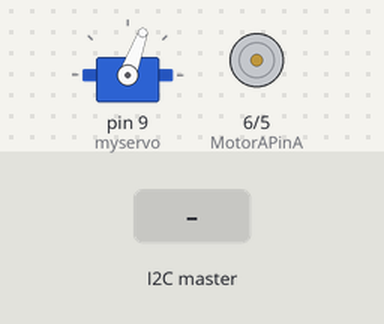
The sketch below on a simulated Arduino Uno, built with avr-gcc and run on an emulated ATmega328P. Parts: servo, motor-driver pin pairs drawn as motors (green arrow = first pin HIGH = forward, orange = second pin HIGH = backward, longer = more drive). Inputs (shaded band) come from the test bench. What the sketch prints to the serial monitor is not drawn.

Above: at 1.2 s.
1.3 s: the I2C master sends the byte 1
At 2.5 s:
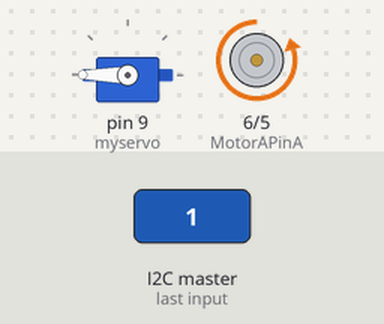
2.8 s: the I2C master sends the byte 90
At 3.6 s:
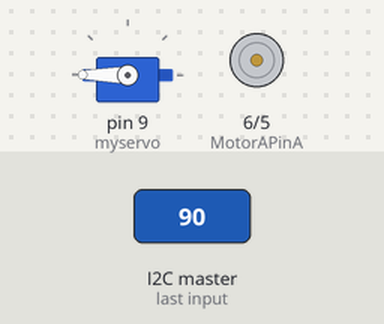
4.3 s: the I2C master sends the byte 200
At 4.8 s:
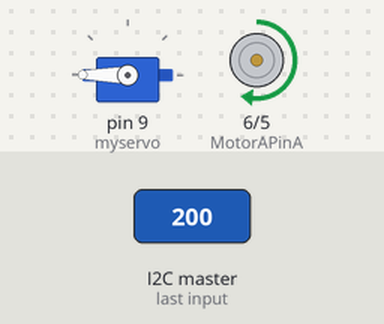
Timing chart, 0 to 7.3 s (numbered marks = the images above; inputs shaded):
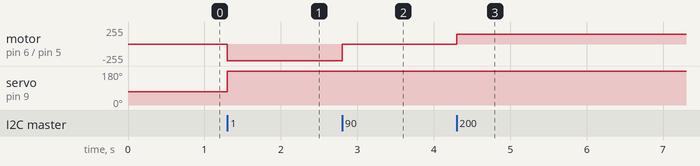

Measured:
- after the input at 1.3 s, motor on pin 6 (MotorAPinA) / pin 5 (MotorAPinB): stopped → backward 251/255 at once; servo on pin 9 (myservo): 70° → 180° at once
- after the input at 2.8 s, motor on pin 6 (MotorAPinA) / pin 5 (MotorAPinB): backward 251/255 → stopped at once
- after the input at 4.3 s, motor on pin 6 (MotorAPinA) / pin 5 (MotorAPinB): stopped → forward 145/255 at once

The sketch:

pwm.ino
```cpp
  #include <Wire.h>     //library for i2c interface
  #include <Servo.h>    //library for servo drive
  int MotorAPinA = 6;   //pin number for DC drive
  int MotorAPinB = 5;   //pin number for DC drive
  int mySpeed = 0;      //drive speed and direction
  Servo myservo;       //create object myservo, class servo from Servo library
  int pos = 0;          //servo drive position
  int data [4];         //array of data from RPi
  int x = 0;
  bool direct = true;

void setup() {
  pinMode(MotorAPinA, OUTPUT);
  pinMode(MotorAPinB, OUTPUT);

  Serial.begin(9600);          //maximum speed for i2c is 9600 bits per second
  Wire.begin(0x04);            //address for i2c
  Wire.onReceive(receiveData); //callback for i2c. Jump to void recieveData() function when pi sends data

  //For servo only 10 and 9 pins of Arduino Uno R3 could use (Timer/Counter T1 16 bit, with tick counter)
  myservo.attach(9); //pin number for servo output.
  myservo.write(70);
}

void loop() {

}

void receiveData(int byteCount) {
     data[0] = Wire.read();//speed
     mySpeed = data[0];
     Serial.print("Speed is ");
     Serial.print(mySpeed);
     Serial.print("\t");
     data[1] = Wire.read();//wheel angle
     pos     = data[1];
     pos     = 180 - pos;
     Serial.print(pos);


     if (mySpeed <= 64) {
       mySpeed = 255-mySpeed*4;
       if (mySpeed < 0) {
         mySpeed = 0;
       }
       Serial.print("revers ");
       Serial.print(mySpeed);
       Serial.print("\t");
       analogWrite(MotorAPinA, 0);
       analogWrite(MotorAPinB, mySpeed);
     } else {
       if (mySpeed < 128) {
         mySpeed = 0;
         Serial.print("forward ");
         Serial.print(mySpeed);
         Serial.print("\t");
         analogWrite(MotorAPinA, mySpeed);
         analogWrite(MotorAPinB, 0);
       } else {
         mySpeed = 2*mySpeed-255;
         if (mySpeed > 255) {
           mySpeed = 255;
         }
         if (mySpeed < 0) {
           mySpeed = 0;
         }
         Serial.print("forward ");
         Serial.print(mySpeed);
         Serial.print("\t");
         analogWrite(MotorAPinA, mySpeed);
         analogWrite(MotorAPinB, 0);
       }
     }

     myservo.write(pos);
     Serial.print(data[1]);
     Serial.print("\t");
     Serial.print("----");
}
```
